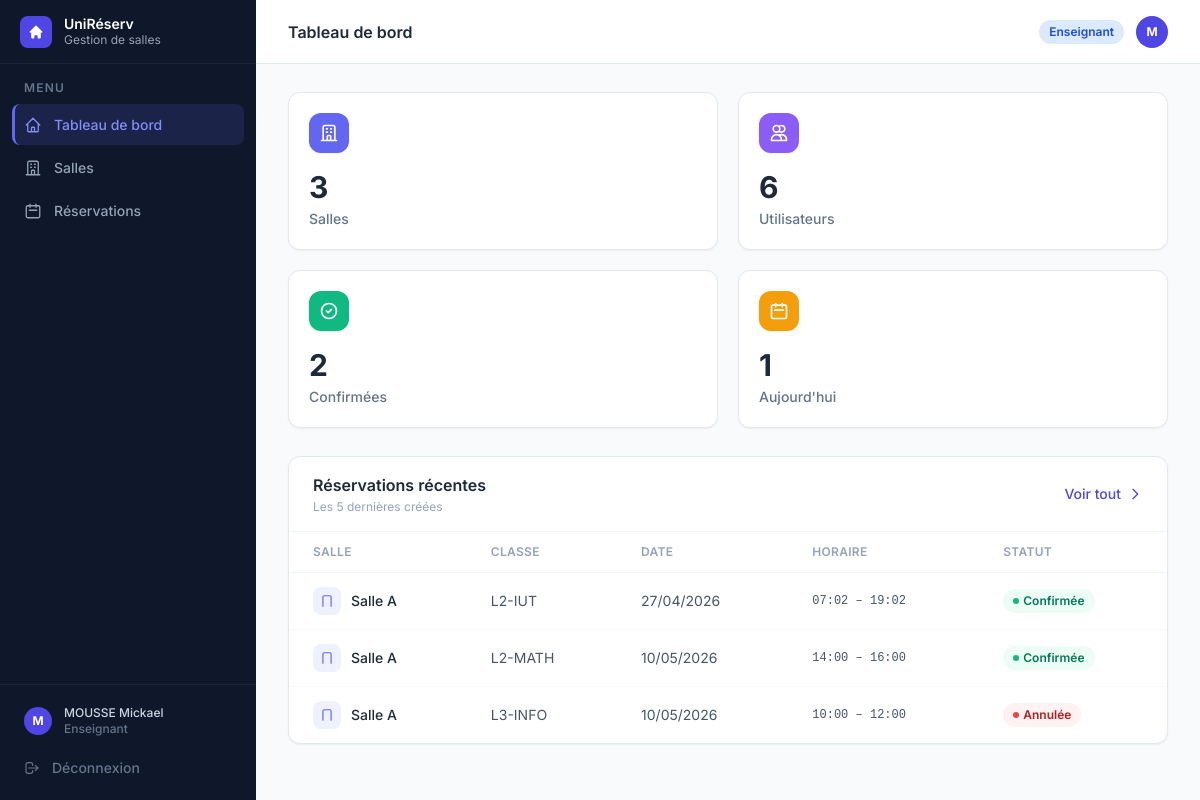
The page /dashboard (signed in) on the database its author committed.
### tables this page shows
CREATE TABLE utilisateurs (
            id               INTEGER PRIMARY KEY,
            nom              TEXT    NOT NULL,
            email            TEXT    NOT NULL UNIQUE,
            login            TEXT    NOT NULL UNIQUE,
            mot_de_passe     TEXT    NOT NULL,
            role             TEXT    NOT NULL,
            date_inscription TEXT    NOT NULL,
            matricule        TEXT,
            classe           TEXT,
            matiere          TEXT
        , ecole_id INTEGER, unite_formation_id INTEGER);

CREATE TABLE reservations (
            id              INTEGER PRIMARY KEY,
            salle_id        INTEGER NOT NULL,
            responsable_id  INTEGER NOT NULL,
            classe          TEXT    NOT NULL,
            date            TEXT    NOT NULL,
            heure_debut     TEXT    NOT NULL,
            heure_fin       TEXT    NOT NULL,
            matiere         TEXT    DEFAULT '',
            statut          TEXT    NOT NULL DEFAULT 'en_attente',
            date_creation   TEXT    NOT NULL,
            FOREIGN KEY (salle_id)       REFERENCES salles(id),
            FOREIGN KEY (responsable_id) REFERENCES utilisateurs(id)
        );

CREATE TABLE salles (
            id          INTEGER PRIMARY KEY,
            nom         TEXT    NOT NULL UNIQUE,
            capacite    INTEGER NOT NULL,
            equipements TEXT    NOT NULL DEFAULT '[]',
            disponible  INTEGER NOT NULL DEFAULT 1
        );

### app.py (the view)
@app.route("/dashboard")
@login_required
def dashboard():
    bd, utilisateurs, salles, reservations = get_data()
    aujourd_hui   = date.today()
    confirmees    = [r for r in reservations if r.statut == StatutReservation.CONFIRMEE]
    res_ce_jour   = [r for r in confirmees if r.date == aujourd_hui]
    recentes      = sorted(reservations, key=lambda r: r.date_creation, reverse=True)[:5]
    return render_template(
        "dashboard.html", active="dashboard",
        nb_salles=len(salles),
        nb_utilisateurs=len(utilisateurs),
        nb_confirmees=len(confirmees),
        nb_ce_jour=len(res_ce_jour),
        reservations_recentes=recentes,
    )

### app.py (called while the page is built)
def get_bd():
    return BaseDonneesSQLite()

def get_data():
    bd  = get_bd()
    tout = bd.charger_tout()
    return (
        bd,
        {u.id: u for u in tout["utilisateurs"]},
        {s.id: s for s in tout["salles"]},
        tout["reservations"],
    )

def login_required(f):
    @wraps(f)
    def decorated(*args, **kwargs):
        if "user_id" not in session:
            return redirect(url_for("login"))
        return f(*args, **kwargs)
    return decorated

### models/reservation.py (called while the page is built)
    def _valider_horaires(self):
        if self.__heure_debut >= self.__heure_fin:
            raise ValueError(
                f"L'heure de début ({self.__heure_debut}) "
                f"doit être avant l'heure de fin ({self.__heure_fin})."
            )

    @property
    def id(self) -> int:
        return self.__id

    @id.setter
    def id(self, valeur: int):
        self.__id = valeur

    @property
    def salle(self):
        return self.__salle

    @property
    def classe(self) -> str:
        return self.__classe

    @property
    def date(self) -> date:
        return self.__date

    @property
    def heure_debut(self) -> time:
        return self.__heure_debut

    @property
    def heure_fin(self) -> time:
        return self.__heure_fin

    @property
    def statut(self) -> StatutReservation:
        return self.__statut

    @property
    def date_creation(self) -> datetime:
        return self.__date_creation

### models/salle.py (called while the page is built)
    @property
    def id(self) -> int:
        return self.__id

    @id.setter
    def id(self, valeur: int):
        if self.__id is None:
            self.__id = valeur

    @property
    def nom(self) -> str:
        return self.__nom

    @disponible.setter
    def disponible(self, valeur: bool):
        self.__disponible = valeur

### models/utilisateur.py (called while the page is built)
    @property
    def id(self) -> int:
        return self.__id

    @id.setter
    def id(self, valeur: int):
        if self.__id is None:
            self.__id = valeur

### persistance/db_sqlite.py (called while the page is built)
    @contextmanager
    def _connexion(self):
        conn = sqlite3.connect(self._chemin_db)
        conn.row_factory = sqlite3.Row
        conn.execute("PRAGMA foreign_keys = ON")
        try:
            yield conn
            conn.commit()
        except Exception:
            conn.rollback()
            raise
        finally:
            conn.close()

    def charger_tous_utilisateurs(self) -> list[Utilisateur]:
        with self._connexion() as conn:
            rows = conn.execute("SELECT * FROM utilisateurs").fetchall()
        return [self._ligne_vers_utilisateur(r) for r in rows]

### templates/dashboard.html (shortened to what this page needs)
{% extends "base.html" %}
{% block heading %}Tableau de bord{% endblock %}
{% block content %}
<div class="grid grid-cols-2 xl:grid-cols-4 gap-5 mb-7">
  {% for color, icon, label, value, _ in stats %}
  <div class="stat-card bg-white rounded-xl border border-slate-200 shadow-sm p-5 cursor-default">
    <div class="flex items-start justify-between mb-4">
      <div class="w-10 h-10 {{ color }} rounded-xl flex items-center justify-center shadow-sm">
        <svg class="w-5 h-5 text-white" fill="none" stroke="currentColor" stroke-width="2" viewBox="0 0 24 24">
          <path stroke-linecap="round" stroke-linejoin="round" d="{{ icon }}"/>
        </svg>
      </div>
    </div>
    <p class="text-3xl font-bold text-slate-800 mb-1">{{ value }}</p>
    <p class="text-sm text-slate-500 font-medium">{{ label }}</p>
  </div>
  {% endfor %}
</div>
<div class="bg-white rounded-xl border border-slate-200 shadow-sm">
  <div class="px-6 py-4 border-b border-slate-100 flex items-center justify-between">
    <div>
      <h3 class="font-semibold text-slate-800">Réservations récentes</h3>
      <p class="text-slate-400 text-xs mt-0.5">Les 5 dernières créées</p>
    </div>
    <a href="{{ url_for('reservations') }}"
       class="inline-flex items-center gap-1.5 text-indigo-600 hover:text-indigo-800 text-sm font-medium transition">
      Voir tout
      <svg class="w-4 h-4" fill="none" stroke="currentColor" stroke-width="2" viewBox="0 0 24 24"><path stroke-linecap="round" stroke-linejoin="round" d="M9 5l7 7-7 7"/></svg>
    </a>
  </div>
  {% if reservations_recentes %}
  <div class="overflow-x-auto">
    <table class="w-full text-sm">
      <thead>
        <tr class="border-b border-slate-100">
          <th class="px-6 py-3 text-left text-xs font-semibold text-slate-400 uppercase tracking-wide">Salle</th>
          <th class="px-6 py-3 text-left text-xs font-semibold text-slate-400 uppercase tracking-wide">Classe</th>
          <th class="px-6 py-3 text-left text-xs font-semibold text-slate-400 uppercase tracking-wide">Date</th>
          <th class="px-6 py-3 text-left text-xs font-semibold text-slate-400 uppercase tracking-wide">Horaire</th>
          <th class="px-6 py-3 text-left text-xs font-semibold text-slate-400 uppercase tracking-wide">Statut</th>
        </tr>
      </thead>
      <tbody>
        {% for r in reservations_recentes %}
        <tr class="data-row border-b border-slate-50 last:border-0">
          <td class="px-6 py-3.5">
            <div class="flex items-center gap-2.5">
              <div class="w-7 h-7 rounded-lg bg-indigo-50 flex items-center justify-center shrink-0">
                <svg class="w-3.5 h-3.5 text-indigo-500" fill="none" stroke="currentColor" stroke-width="2" viewBox="0 0 24 24"><path stroke-linecap="round" stroke-linejoin="round" d="M19 21V5a2 2 0 00-2-2H7a2 2 0 00-2 2v16"/></svg>
              </div>
              <span class="font-medium text-slate-800">{{ r.salle.nom }}</span>
            </div>
          </td>
          <td class="px-6 py-3.5 text-slate-600">{{ r.classe }}</td>
          <td class="px-6 py-3.5 text-slate-600">{{ r.date.strftime('%d/%m/%Y') }}</td>
          <td class="px-6 py-3.5 text-slate-600 font-mono text-xs">{{ r.heure_debut.strftime('%H:%M') }} – {{ r.heure_fin.strftime('%H:%M') }}</td>
          <td class="px-6 py-3.5">
            {% if r.statut.value == 'confirmee' %}
              <span class="inline-flex items-center gap-1 px-2.5 py-1 rounded-full text-xs font-semibold bg-emerald-50 text-emerald-700">
                <span class="w-1.5 h-1.5 rounded-full bg-emerald-500"></span> Confirmée
              </span>
            {% elif r.statut.value == 'en_attente' %}
              <span class="inline-flex items-center gap-1 px-2.5 py-1 rounded-full text-xs font-semibold bg-amber-50 text-amber-700">
                <span class="w-1.5 h-1.5 rounded-full bg-amber-400"></span> En attente
              </span>
            {% elif r.statut.value == 'annulee' %}
              <span class="inline-flex items-center gap-1 px-2.5 py-1 rounded-full text-xs font-semibold bg-red-50 text-red-700">
                <span class="w-1.5 h-1.5 rounded-full bg-red-500"></span> Annulée
              </span>
            {% else %}
              <span class="inline-flex items-center gap-1 px-2.5 py-1 rounded-full text-xs font-semibold bg-slate-100 text-slate-600">
                <span class="w-1.5 h-1.5 rounded-full bg-slate-400"></span> Terminée
              </span>
            {% endif %}
          </td>
        </tr>
        {% endfor %}
      </tbody>
    </table>
  </div>
  {% endif %}
</div>
{% endblock %}

### templates/base.html (shortened to what this page needs)
<!DOCTYPE html>
<html lang="fr" class="h-full">
<head>
  <script src="https://cdn.tailwindcss.com"></script>
</head>
<body class="h-full bg-slate-50 flex" style="font-family:'Inter',sans-serif">
  <aside class="w-64 bg-slate-900 flex flex-col fixed inset-y-0 left-0 z-30" style="background:linear-gradient(180deg,#0f172a 0%,#0f172a 100%)">
    <div class="h-16 flex items-center gap-3 px-5 border-b border-white/5">
      <div class="w-8 h-8 rounded-lg bg-indigo-600 flex items-center justify-center shrink-0">
        <svg class="w-4 h-4 text-white" fill="currentColor" viewBox="0 0 20 20">
          <path d="M10.707 2.293a1 1 0 00-1.414 0l-7 7a1 1 0 001.414 1.414L4 10.414V17a1 1 0 001 1h2a1 1 0 001-1v-2a1 1 0 011-1h2a1 1 0 011 1v2a1 1 0 001 1h2a1 1 0 001-1v-6.586l.293.293a1 1 0 001.414-1.414l-7-7z"/>
        </svg>
      </div>
      <div>
        <p class="text-white font-semibold text-sm leading-tight">UniRéserv</p>
        <p class="text-slate-400 text-xs">Gestion de salles</p>
      </div>
    </div>
    <nav class="flex-1 px-3 py-4 space-y-0.5 overflow-y-auto">
      <p class="text-slate-500 text-xs font-semibold uppercase tracking-widest px-3 mb-2">Menu</p>
      <a href="{{ url_for('dashboard') }}" class="nav-item {% if active=='dashboard' %}nav-item-active{% else %}nav-item-inactive{% endif %}">
        Tableau de bord
      </a>
      <a href="{{ url_for('salles') }}" class="nav-item {% if active=='salles' %}nav-item-active{% else %}nav-item-inactive{% endif %}">
        <svg style="width:18px;height:18px" fill="none" stroke="currentColor" stroke-width="1.75" viewBox="0 0 24 24">
          <path stroke-linecap="round" stroke-linejoin="round" d="M19 21V5a2 2 0 00-2-2H7a2 2 0 00-2 2v16m14 0h2m-2 0h-5m-9 0H3m2 0h5M9 7h1m-1 4h1m4-4h1m-1 4h1m-5 10v-5a1 1 0 011-1h2a1 1 0 011 1v5m-4 0h4"/>
        </svg>
        Salles
      </a>
      <a href="{{ url_for('reservations') }}" class="nav-item {% if active=='reservations' %}nav-item-active{% else %}nav-item-inactive{% endif %}">
        <svg style="width:18px;height:18px" fill="none" stroke="currentColor" stroke-width="1.75" viewBox="0 0 24 24">
          <path stroke-linecap="round" stroke-linejoin="round" d="M8 7V3m8 4V3m-9 8h10M5 21h14a2 2 0 002-2V7a2 2 0 00-2-2H5a2 2 0 00-2 2v12a2 2 0 002 2z"/>
        </svg>
        Réservations
      </a>
    </nav>
    <div class="border-t border-white/5 p-3 space-y-0.5">
      <a href="{{ url_for('profil') }}" class="nav-item {% if active=='profil' %}nav-item-active{% else %}nav-item-inactive{% endif %} !py-2">
        <div class="w-7 h-7 rounded-full bg-indigo-600 flex items-center justify-center text-white text-xs font-bold shrink-0">
          {{ session.user_nom[0].upper() if session.user_nom else '?' }}
        </div>
        <div class="flex-1 min-w-0">
          <p class="text-slate-300 text-xs font-medium truncate">{{ session.user_nom }}</p>
          <p class="text-slate-500 text-xs truncate">
            {% if session.user_role == 'admin' %}Administrateur
            {% elif session.user_role == 'responsable' %}Responsable
            {% elif session.user_role == 'enseignant' %}Enseignant
            {% else %}Étudiant{% endif %}
          </p>
        </div>
      </a>
      <a href="{{ url_for('logout') }}" class="nav-item nav-item-inactive !text-slate-500 hover:!text-red-400">
        <svg style="width:16px;height:16px" fill="none" stroke="currentColor" stroke-width="1.75" viewBox="0 0 24 24">
          <path stroke-linecap="round" stroke-linejoin="round" d="M17 16l4-4m0 0l-4-4m4 4H7m6 4v1a3 3 0 01-3 3H6a3 3 0 01-3-3V7a3 3 0 013-3h4a3 3 0 013 3v1"/>
        </svg>
        Déconnexion
      </a>
    </div>
  </aside>
  <div class="ml-64 flex-1 flex flex-col min-h-screen">
    <header class="h-16 bg-white border-b border-slate-200 flex items-center justify-between px-8 sticky top-0 z-20">
      <h1 class="text-slate-800 font-semibold text-base">{% block heading %}{% endblock %}</h1>
      <div class="flex items-center gap-3">
        {% set role = session.user_role %}
        {% if role == 'admin' %}
          <span class="px-2.5 py-1 rounded-full text-xs font-semibold bg-red-100 text-red-700">Admin</span>
        {% elif role == 'responsable' %}
          <span class="px-2.5 py-1 rounded-full text-xs font-semibold bg-amber-100 text-amber-700">Responsable</span>
        {% elif role == 'enseignant' %}
          <span class="px-2.5 py-1 rounded-full text-xs font-semibold bg-blue-100 text-blue-700">Enseignant</span>
        {% else %}
          <span class="px-2.5 py-1 rounded-full text-xs font-semibold bg-indigo-100 text-indigo-700">Étudiant</span>
        {% endif %}
        <a href="{{ url_for('profil') }}" class="w-8 h-8 rounded-full bg-indigo-600 flex items-center justify-center text-white text-xs font-bold hover:bg-indigo-700 transition">
          {{ session.user_nom[0].upper() if session.user_nom else '?' }}
        </a>
      </div>
    </header>
    <main class="flex-1 px-8 py-7">
      {% block content %}{% endblock %}
    </main>
  </div>
</body>
</html>

### templates/base.html (style rules this page uses)
body { font-family: 'Inter', sans-serif; }
.nav-item { display: flex; align-items: center; gap: 0.75rem; padding: 0.625rem 0.75rem; border-radius: 0.5rem; font-size: 0.875rem; font-weight: 500; transition: all 150ms; white-space: nowrap; }
.nav-item-active { background: rgba(99,102,241,0.15); color: #818cf8; border-left: 3px solid #6366f1; padding-left: calc(0.75rem - 3px); }
.nav-item-inactive { color: #94a3b8; }
.stat-card { transition: transform 0.15s ease, box-shadow 0.15s ease; }

### rows shown on the page
utilisateurs: user_nom "MOUSSE Mickael"
reservations: salle.nom "Salle A", classe "L2-IUT", date "27/04/2026", heure_debut "07:02", heure_fin "19:02", shows "Confirmée"
reservations: salle.nom "Salle A", classe "L2-MATH", date "10/05/2026", heure_debut "14:00", heure_fin "16:00", shows "Confirmée"
reservations: salle.nom "Salle A", classe "L3-INFO", date "10/05/2026", heure_debut "10:00", heure_fin "12:00", shows "Annulée"

### other values the page prints
{{ session.user_nom[0].upper() if session.user_nom else '?' }} "M"
{{ value }} "3" "6" "2" "1"
{{ label }} "Salles" "Utilisateurs" "Confirmées" "Aujourd'hui"
